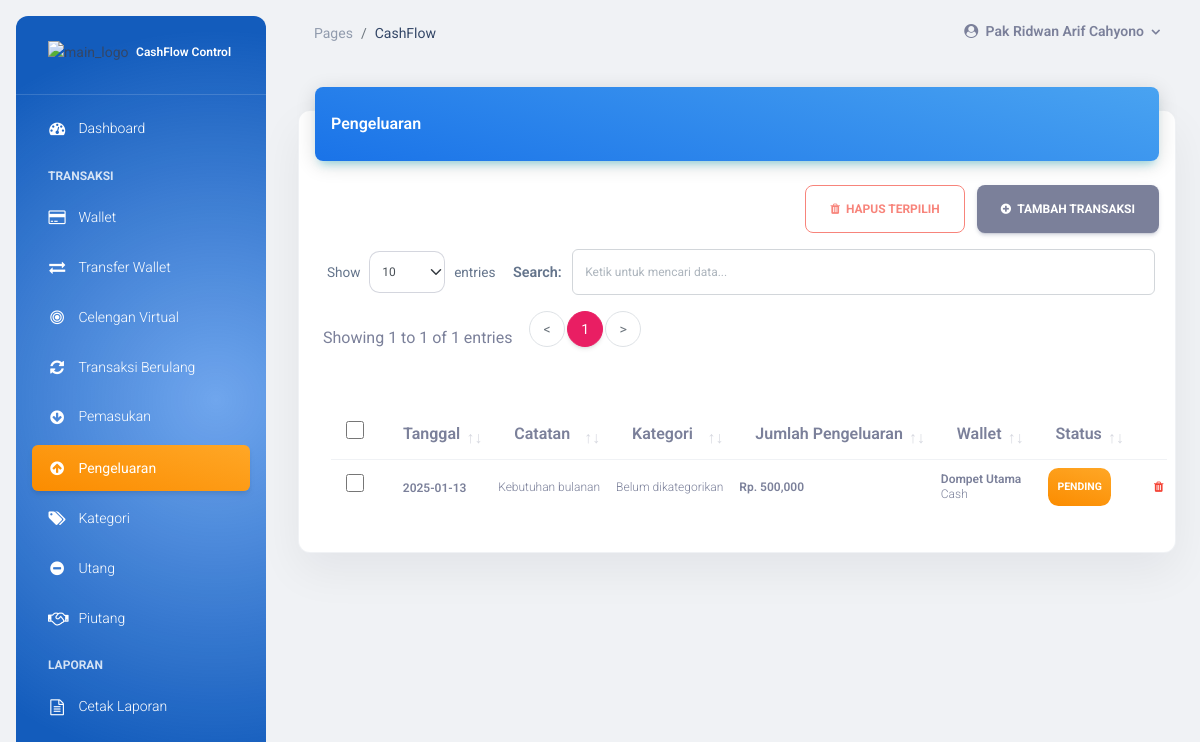
Page /pengeluaran (signed in) on the committed database.
### tables this page shows
CREATE TABLE
  `pengeluaran` (
    `id_pengeluaran` int (11) NOT NULL AUTO_INCREMENT,
    `tanggal` date NOT NULL,
    `catatan` text NOT NULL,
    `jumlah` int (11) NOT NULL,
    `user` int (11) NOT NULL,
    `id_kategori` int (11) DEFAULT NULL,
    `id_wallet` int (11) DEFAULT NULL,
    `status` enum ('pending', 'selesai') NOT NULL,
    PRIMARY KEY (`id_pengeluaran`),
    KEY `idx_pengeluaran_user` (`user`),
    KEY `idx_pengeluaran_kategori` (`id_kategori`),
    KEY `idx_pengeluaran_wallet` (`id_wallet`)
  );

CREATE TABLE
  `wallet` (
    `id_wallet` int (11) NOT NULL AUTO_INCREMENT,
    `user_id` int (11) NOT NULL,
    `nama_wallet` varchar(100) NOT NULL,
    `tipe_wallet` enum ('cash', 'bank', 'e_wallet', 'tabungan', 'lainnya') NOT NULL DEFAULT 'lainnya',
    `saldo_awal` decimal(15, 2) NOT NULL DEFAULT 0.00,
    `is_default` tinyint (1) NOT NULL DEFAULT 0,
    `is_active` tinyint (1) NOT NULL DEFAULT 1,
    `created_at` datetime NOT NULL DEFAULT current_timestamp(),
    `updated_at` datetime NOT NULL DEFAULT current_timestamp() ON UPDATE current_timestamp(),
    PRIMARY KEY (`id_wallet`),
    KEY `idx_wallet_user` (`user_id`),
    KEY `idx_wallet_user_active` (`user_id`, `is_active`),
    UNIQUE KEY `uniq_wallet_user_name` (`user_id`, `nama_wallet`)
  );

### views/view_pengeluaran.php (the view, shortened to what this page needs)
<?php
include __DIR__ . "/../includes/koneksi.php";
$userYangSedangLogin = (int) $_SESSION['id_user'];
function pengeluaran_wallet_type_label($type)
{
    $labels = [
        'cash' => 'Cash',
        'bank' => 'Bank',
        'e_wallet' => 'E-Wallet',
        'tabungan' => 'Tabungan',
        'lainnya' => 'Lainnya',
    ];
    return $labels[$type] ?? 'Lainnya';
}
$defaultWalletAktif = null;
$walletQuery = "SELECT id_wallet, nama_wallet, tipe_wallet, is_default
                FROM wallet
                WHERE user_id = ? AND is_active = 1
                ORDER BY is_default DESC, nama_wallet ASC";
$walletStmt = mysqli_prepare($con, $walletQuery);
mysqli_stmt_bind_param($walletStmt, "i", $userYangSedangLogin);
mysqli_stmt_execute($walletStmt);
$walletResult = mysqli_stmt_get_result($walletStmt);
while ($wallet = mysqli_fetch_assoc($walletResult)) {
    if ($defaultWalletAktif === null && (string) ($wallet['is_default'] ?? '0') === '1') {
        $defaultWalletAktif = $wallet;
    }
}
$defaultWalletName = $defaultWalletAktif ? (string) $defaultWalletAktif['nama_wallet'] : 'Dompet Utama';
$transaksiQuery = "SELECT
                       pengeluaran.*,
                       kategori.nama_kategori,
                       wallet.nama_wallet,
                       wallet.tipe_wallet,
                       wallet.is_active AS wallet_is_active
                   FROM pengeluaran
                   LEFT JOIN kategori
                       ON pengeluaran.id_kategori = kategori.id_kategori
                      AND kategori.user_id = pengeluaran.user
                      AND kategori.tipe_kategori = 'pengeluaran'
                   LEFT JOIN wallet
                       ON pengeluaran.id_wallet = wallet.id_wallet
                      AND wallet.user_id = pengeluaran.user
                   WHERE pengeluaran.user = ?
                   ORDER BY pengeluaran.tanggal DESC, pengeluaran.id_pengeluaran DESC";
$transaksiStmt = mysqli_prepare($con, $transaksiQuery);
mysqli_stmt_bind_param($transaksiStmt, "i", $userYangSedangLogin);
mysqli_stmt_execute($transaksiStmt);
$transaksiResult = mysqli_stmt_get_result($transaksiStmt);
$transaksiRows = [];
while ($row = mysqli_fetch_assoc($transaksiResult)) {
    $transaksiRows[] = $row;
}
$renderPengeluaranRow = function (array $row, bool $includeBulkColumn = false) use ($defaultWalletName, $defaultWalletId) {
    $statusTransaksi = (string) ($row['status'] ?? 'pending');
    $targetStatus = $statusTransaksi === 'selesai' ? 'pending' : 'selesai';
    $targetStatusLabel = ucfirst($targetStatus);
    $walletDisplayName = $row['nama_wallet'] ?: $defaultWalletName;
    $walletDisplayType = $row['tipe_wallet'] ? pengeluaran_wallet_type_label($row['tipe_wallet']) : 'Fallback';
?>
    <tr>
        <?php if ($includeBulkColumn) { ?>
            <td class="bulk-select-col text-center">
                <input
                    type="checkbox"
                    class="bulk-select-row bulk-pengeluaran-checkbox"
                    name="id_pengeluaran[]"
                    value="<?= (int) $row['id_pengeluaran'] ?>"
                    form="bulkDeletePengeluaranForm"
                    aria-label="Pilih transaksi pengeluaran ini">
            </td>
        <?php } ?>
        <td class="align-middle text-center">
            <span class="text-secondary text-xs font-weight-bold"><?= htmlspecialchars($row['tanggal']) ?></span>
        </td>
        <td>
            <p class="text-xs text-secondary mb-0"><?= htmlspecialchars($row['catatan']) ?></p>
        </td>
        <td>
            <p class="text-xs text-secondary mb-0">
                <?= htmlspecialchars($row['nama_kategori'] ?? 'Belum dikategorikan') ?>
            </p>
        </td>
        <td>
            <p class="text-xs font-weight-bold mb-0">Rp. <?= number_format((float) ($row['jumlah'] ?? 0)) ?></p>
        </td>
        <td>
            <p class="text-xs font-weight-bold mb-0"><?= htmlspecialchars($walletDisplayName, ENT_QUOTES, 'UTF-8') ?></p>
            <p class="text-xs text-secondary mb-0"><?= htmlspecialchars($walletDisplayType, ENT_QUOTES, 'UTF-8') ?></p>
        </td>
        <td class="align-middle text-center text-sm">
            <form action="actions/aksi_pengeluaran.php?act=l" method="post" class="d-inline">
                <button type="submit"
                    data-confirm="true"
                    data-confirm-title="Ubah status transaksi?"
                    data-confirm-text="Status transaksi akan diubah menjadi <?= htmlspecialchars($targetStatusLabel, ENT_QUOTES, 'UTF-8') ?>."
                    data-confirm-confirm-text="Ya, ubah"
                    data-confirm-cancel-text="Batal"
                    class="badge badge-sm <?= $statusTransaksi === 'selesai' ? 'bg-gradient-success' : 'bg-gradient-warning' ?> border-0 text-white">
                    <?= htmlspecialchars($statusTransaksi, ENT_QUOTES, 'UTF-8') ?>
                </button>
            </form>
        </td>
        <td class="align-middle">
            <form action="actions/aksi_pengeluaran.php?act=h" method="post" class="d-inline">
                <button type="submit"
                    data-confirm="true"
                    data-confirm-title="Hapus pengeluaran ini?"
                    data-confirm-text="Data pengeluaran yang dihapus tidak bisa dikembalikan."
                    data-confirm-confirm-text="Ya, hapus"
                    data-confirm-cancel-text="Batal"
                    class="text-secondary text-danger font-weight-bold text-xs border-0 bg-transparent p-0">
                    <i class="fa fa-trash" aria-hidden="true"></i>
                </button>
            </form>
        </td>
    </tr>
<?php
};
?>
<div class="container-fluid py-4">
    <div class="row">
        <div class="col-12">
            <div class="card my-4">
                <div class="card-header p-0 position-relative mt-n4 mx-3 z-index-2">
                    <div class="bg-gradient-info shadow-info border-radius-lg pt-4 pb-3">
                        <h6 class="text-white text-capitalize ps-3">Pengeluaran</h6>
                    </div>
                </div>
                <div class="card-body px-0 pb-2">
                    <div class="desktop-transaction-section d-none d-md-block">
                        <div class="transaction-table-toolbar desktop-bulk-toolbar">
                            <div class="transaction-toolbar-actions">
                                <button
                                    type="submit"
                                    form="bulkDeletePengeluaranForm"
                                    id="bulkDeletePengeluaranBtn"
                                    class="btn btn-outline-danger mb-0 bulk-delete-btn"
                                    disabled
                                    data-confirm="true"
                                    data-confirm-title="Hapus transaksi terpilih?"
                                    data-confirm-text="Data pengeluaran yang dipilih akan dihapus dan tidak bisa dikembalikan."
                                    data-confirm-confirm-text="Ya, hapus"
                                    data-confirm-cancel-text="Batal"
                                    data-confirm-form="#bulkDeletePengeluaranForm">
                                    <i class="fa fa-trash" aria-hidden="true"></i>
                                    <span class="bulk-delete-label">Hapus Terpilih</span>
                                </button>
                                <button type="button" class="btn btn-secondary mb-0 add-transaction-btn" data-bs-toggle="modal"
                                    data-bs-target="#modalTambah">
                                    <i class="fa fa-plus-circle" aria-hidden="true"></i> Tambah Transaksi
                                </button>
                            </div>
                        </div>
                        <div class="table-responsive p-4 mx-2">
                            <table class="table align-items-center mb-0 transaction-table" id="datatablePengeluaranDesktop" data-skip-responsive="true">
                                <thead>
                                    <tr>
                                        <th class="bulk-select-col text-center">
                                            <input type="checkbox" id="selectAllPengeluaran" class="bulk-select-all" aria-label="Pilih semua pengeluaran">
                                        </th>
                                        <th>Tanggal</th>
                                        <th>Catatan</th>
                                        <th>Kategori</th>
                                        <th>Jumlah Pengeluaran</th>
                                        <th>Wallet</th>
                                        <th>Status</th>
                                        <th></th>
                                    </tr>
                                </thead>
                                <tbody>
                                    <?php foreach ($transaksiRows as $row) {
                                        $renderPengeluaranRow($row, true);
                                    } ?>
                                </tbody>
                            </table>
                        </div>
                    </div>
                </div>
            </div>
        </div>
    </div>
</div>

### assets/css/app-responsive.css (style rules this page uses)
html { overflow-x: hidden; }
body.g-sidenav-show { min-height: 100vh; overflow-x: hidden; }
.app-main-content .table-responsive { overflow-x: auto; -webkit-overflow-scrolling: touch; }
.app-main-content .table-responsive .table { margin-bottom: 0; }
.app-main-content .btn, .app-main-content .form-control, .app-main-content select.form-control { touch-action: manipulation; }
.app-main-content .icon.icon-shape > i, .app-main-content .icon.icon-shape > .material-icons, .app-main-content .btn > i, .app-main-content .btn > .material-icons { display: inline-flex !important; position: static !important; top: auto !important; right: auto !important; bottom: auto !important; left: auto !important; align-items: center !important; justify-content: center !important; width: auto !important; height: auto !important; margin: 0 !important; line-height: 1 !important; vertical-align: middle !important; transform: none !important; }
.app-main-content .card { border: 1px solid rgba(148, 163, 184, 0.14); box-shadow: 0 18px 45px rgba(15, 23, 42, 0.06); }
.app-main-content .table-responsive { scrollbar-width: thin; scrollbar-color: rgba(100, 116, 139, 0.42) transparent; }
.app-main-content .table td.align-middle > a, .app-main-content .table td.align-middle > button, .app-main-content .table td.align-middle > form > button { display: inline-flex; min-width: 38px; min-height: 38px; align-items: center; justify-content: center; border-radius: 0.65rem; }
.app-main-content .table td.align-middle > form { display: inline-flex !important; margin-right: 0.25rem; vertical-align: middle; }
.app-main-content .badge.bg-gradient-warning { color: #fff; }
.transaction-table-toolbar { display: flex; width: auto; align-items: center; justify-content: flex-end; gap: 12px; margin: 0 1rem 16px; }
.transaction-toolbar-actions { display: flex; align-items: center; justify-content: flex-end; gap: 12px; flex-wrap: wrap; }
.transaction-toolbar-actions .btn, .bulk-delete-btn, .add-transaction-btn { display: inline-flex; min-height: 48px; align-items: center; justify-content: center; gap: 6px; white-space: nowrap; }
.transaction-table th.bulk-select-col, .transaction-table td.bulk-select-col, table.dataTable th.bulk-select-col, table.dataTable td.bulk-select-col { width: 48px !important; min-width: 48px !important; max-width: 48px !important; padding-right: 0 !important; padding-left: 0 !important; text-align: center !important; vertical-align: middle !important; }
.bulk-select-col input[type="checkbox"], .bulk-select-all, .bulk-select-row { display: inline-block !important; width: 18px !important; height: 18px !important; min-width: 18px !important; min-height: 18px !important; margin: 0 auto !important; opacity: 1 !important; visibility: visible !important; position: static !important; cursor: pointer; accent-color: #4f46e5; }
table.dataTable thead th.bulk-select-col::before, table.dataTable thead th.bulk-select-col::after { display: none !important; content: none !important; }
table.dataTable thead th.bulk-select-col { background-image: none !important; cursor: default; }

### main.php (style rules this page uses)
body.g-sidenav-show { overflow-x: hidden; }
@media (min-width: 1200px) { body.g-sidenav-show { overflow-y: auto; } }

### rows in the picture
pengeluaran: tanggal "2025-01-13", catatan "Kebutuhan bulanan", nama_kategori "Belum dikategorikan", jumlah "500,000", id_wallet.nama_wallet "Dompet Utama", id_wallet.tipe_wallet "Cash", status "PENDING"

### other values in the picture
$_SESSION['nama'] "Pak Ridwan Arif Cahyono"
